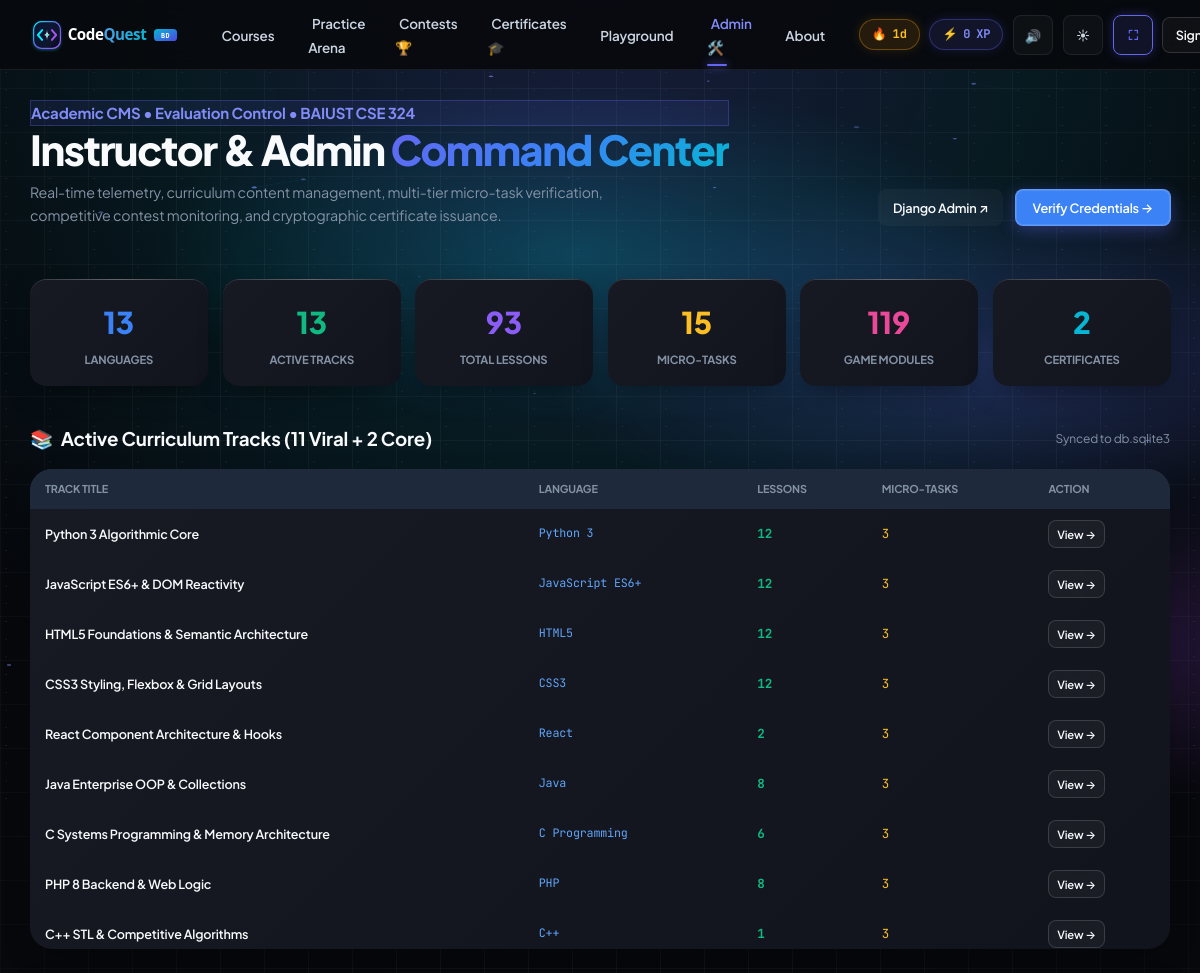
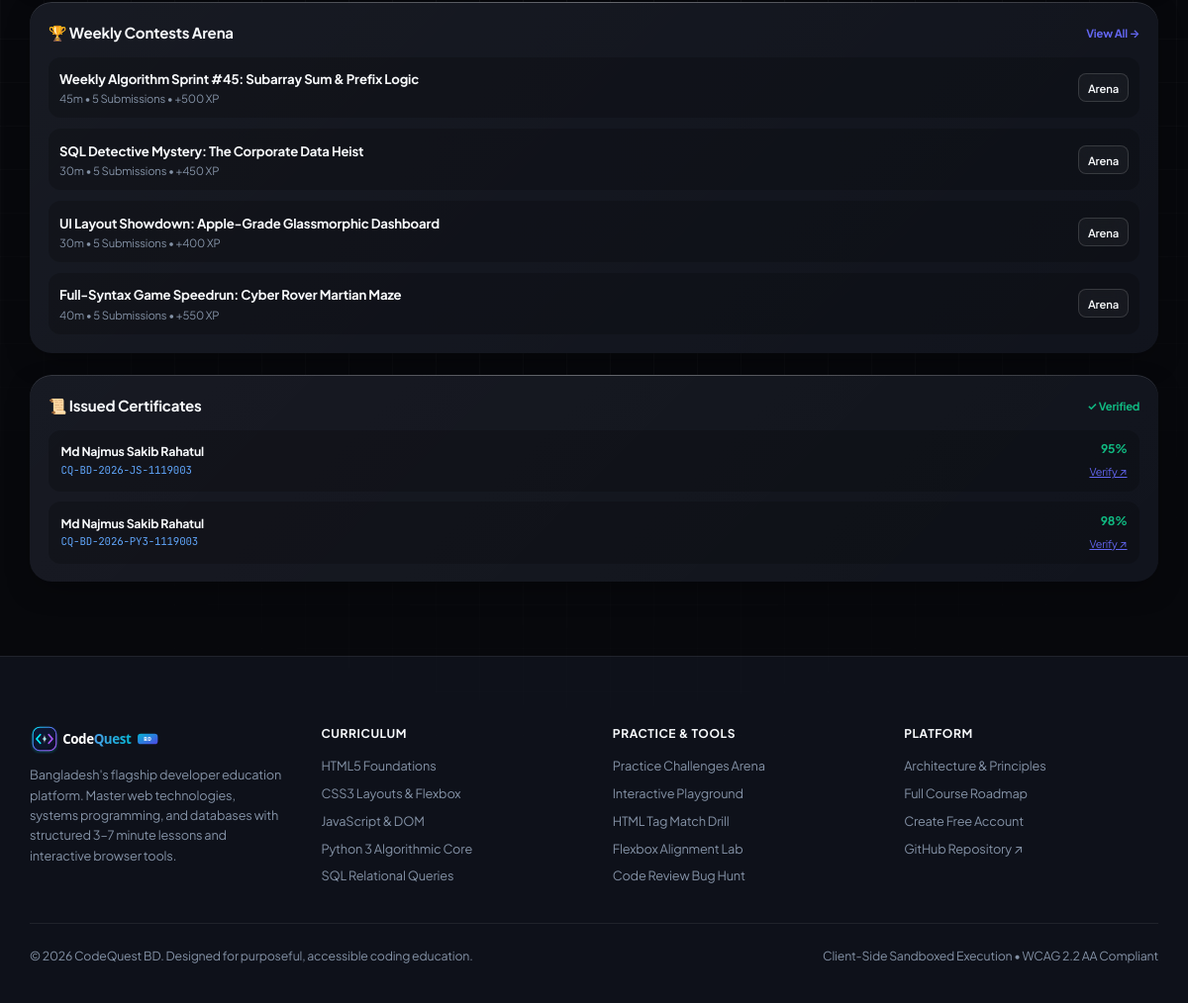
Page /admin-panel/ on the committed database (2 pictures, top to bottom).
### learn/models.py (models this page shows, shortened)
class Course(models.Model):
    language = models.ForeignKey(Language, on_delete=models.CASCADE, related_name="courses")
    title = models.CharField(max_length=160)
    slug = models.SlugField(max_length=160, unique=True)
    description = models.TextField()
    level = models.CharField(max_length=40, default="Beginner")
    order = models.PositiveIntegerField(default=0)
    xp_reward = models.PositiveIntegerField(default=200)
    class Meta:
        ordering = ["order", "id"]

class Language(models.Model):
    name = models.CharField(max_length=80, unique=True)
    slug = models.SlugField(max_length=80, unique=True)
    short_code = models.CharField(max_length=16, default="CODE")
    category = models.CharField(max_length=80, default="Core Foundations")
    summary = models.CharField(max_length=240)
    icon_svg = models.TextField(blank=True, default="")
    order = models.PositiveIntegerField(default=0)
    is_active = models.BooleanField(default=True)
    class Meta:
        ordering = ["order", "name"]

class Lesson(models.Model):
    EXECUTION_TYPES = [
        ("IFRAME", "HTML/CSS/JS Live Preview (Sandboxed iframe)"),
        ("PYODIDE", "Python 3 Client-Side WASM (Pyodide)"),
        ("SQL", "SQL Browser Database (sql.js WASM)"),
        ("PREDICT", "Predict the Output (C, Java, PHP, Bash)"),
        ("QUIZ", "Fill-the-Blank & Multiple Choice"),
    ]
    course = models.ForeignKey(Course, on_delete=models.CASCADE, related_name="lessons")
    title = models.CharField(max_length=200)
    slug = models.SlugField(max_length=200)
    order = models.PositiveIntegerField(default=1)
    est_minutes = models.PositiveIntegerField(default=5, help_text="Bite-sized duration (3-7 min)")
    xp = models.PositiveIntegerField(default=50)
    execution_type = models.CharField(max_length=20, choices=EXECUTION_TYPES, default="IFRAME")
    body_md = models.TextField(help_text="Short markdown explanation (max ~150 words + diagram/example)")
    diagram_svg = models.TextField(blank=True, default="", help_text="Optional clean inline SVG diagram")
    task_prompt = models.TextField(help_text="Clear single task description")
    starter_code = models.TextField(help_text="Initial code placed in editor")
    solution = models.TextField(help_text="Working solution code")
    tests_json = models.JSONField(
        default=list,
        blank=True,
        help_text="List of test checks: [{'id': 'c1', 'desc': 'Has <h1> tag', 'type': 'dom_exists', 'query': 'h1'}]"
    )
    hints_json = models.JSONField(
        default=list,
        blank=True,
        help_text="Hint ladder: ['Hint 1: Check your syntax', 'Hint 2: Use display: flex']"
    )
    tips_tricks = models.TextField(
        blank=True,
        default="",
        help_text="Pro Shortcuts, Interview Tips and Common Traps Memory Box"
    )
    full_syntax_game_slug = models.CharField(
        max_length=60,
        blank=True,
        default="",
        help_text="Slug of associated Full-Syntax Game"
    )
    class Meta:
        ordering = ["course__order", "order", "id"]
        unique_together = ("course", "slug")

class Contest(models.Model):
    CATEGORY_CHOICES = [
        ("ALGO_SPRINT", "Algorithm Sprint"),
        ("SQL_MYSTERY", "SQL Detective Mystery"),
        ("UI_SHOWDOWN", "UI Layout Showdown"),
        ("GAME_SPEEDRUN", "Full-Syntax Game Speedrun"),
    ]
    slug = models.SlugField(max_length=100, unique=True)
    title = models.CharField(max_length=160)
    category = models.CharField(max_length=40, choices=CATEGORY_CHOICES, default="ALGO_SPRINT")
    description = models.TextField()
    language_slug = models.CharField(max_length=40, default="python")
    duration_minutes = models.PositiveIntegerField(default=45)
    xp_reward = models.PositiveIntegerField(default=500)
    is_active = models.BooleanField(default=True)
    starts_at = models.DateTimeField(default=timezone.now)
    ends_at = models.DateTimeField()
    starter_code = models.TextField(blank=True, default="")
    solution_code = models.TextField(blank=True, default="")
    test_cases_json = models.JSONField(default=list, blank=True)
    class Meta:
        ordering = ["-is_active", "starts_at"]

class Certificate(models.Model):
    credential_id = models.CharField(max_length=64, unique=True, db_index=True)
    user = models.ForeignKey(User, on_delete=models.SET_NULL, null=True, blank=True, related_name="certificates")
    student_name = models.CharField(max_length=150)
    student_id_str = models.CharField(max_length=40, default="1119003")
    track_slug = models.CharField(max_length=80, db_index=True)
    track_title = models.CharField(max_length=160)
    mastery_score = models.PositiveIntegerField(default=96)
    issued_at = models.DateTimeField(default=timezone.now)
    is_verified = models.BooleanField(default=True)
    qr_data = models.TextField(blank=True, default="")
    class Meta:
        ordering = ["-issued_at"]

### learn/views.py (the view)
# urls.py: path("admin-panel/", views.admin_panel_view, name="admin_panel"),
def admin_panel_view(request):
    total_languages = Language.objects.count()
    total_courses = Course.objects.count()
    total_lessons = Lesson.objects.count()
    total_micro_tasks = MicroTask.objects.count()
    total_games = Game.objects.count()
    total_contests = Contest.objects.count()
    total_certificates = Certificate.objects.count()
    courses = Course.objects.select_related("language").prefetch_related("lessons__micro_tasks").all()
    contests = Contest.objects.prefetch_related("submissions").all()
    recent_certificates = Certificate.objects.all()[:10]
    return render(
        request,
        "learn/admin_panel.html",
        {
            "total_languages": total_languages,
            "total_courses": total_courses,
            "total_lessons": total_lessons,
            "total_micro_tasks": total_micro_tasks,
            "total_games": total_games,
            "total_contests": total_contests,
            "total_certificates": total_certificates,
            "courses": courses,
            "contests": contests,
            "certificates": recent_certificates,
        }
    )

### learn/context_processors.py (called while the page is built, shortened)
def global_stats(request):
    xp = 0
    streak = 1
    completed_ids = []
    return {
        "ADMIN_URL": getattr(settings, "ADMIN_URL", "hidden-core-cms"),
        "user_xp": xp,
        "user_streak": streak,
        "completed_lesson_ids": completed_ids,
        "nav_languages": Language.objects.filter(is_active=True).prefetch_related("courses")[:6],
    }

### templates/learn/admin_panel.html (shortened to what this page needs)
{% extends "base.html" %}
{% block content %}
<div class="shell shell-wide" style="padding-top: 2rem; padding-bottom: 5rem;">
  <div style="margin-bottom: 2rem; display: flex; flex-wrap: wrap; justify-content: space-between; align-items: flex-end; gap: 1rem; border-bottom: 1px solid var(--border-color); padding-bottom: 1.5rem;">
    <div>
      <div class="section-eyebrow-pill" style="background: rgba(99, 102, 241, 0.1); border: 1px solid rgba(99, 102, 241, 0.3);">
        <span style="color: #818cf8; font-weight: 700;">Academic CMS &bull; Evaluation Control &bull; BAIUST CSE 324</span>
      </div>
      <h1 style="font-size: clamp(2rem, 3.5vw, 2.75rem); font-weight: 800; color: var(--text-primary); letter-spacing: -0.035em; line-height: 1.15; margin: 0 0 0.5rem 0;">
        Instructor &amp; Admin <span style="background: linear-gradient(135deg, #6366f1 0%, #3b82f6 50%, #06b6d4 100%); -webkit-background-clip: text; -webkit-text-fill-color: transparent;">Command Center</span>
      </h1>
      <p style="font-size: 0.95rem; color: var(--text-muted); max-width: 650px; line-height: 1.6; margin: 0;">
        Real-time telemetry, curriculum content management, multi-tier micro-task verification, competitive contest monitoring, and cryptographic certificate issuance.
      </p>
    </div>
    <div style="display: flex; gap: 0.75rem;">
      <a href="/admin/" target="_blank" class="btn btn-ghost" style="font-size: 0.85rem; padding: 0.5rem 1rem; border: 1px solid var(--border-color);">
        Django Admin &nearr;
      </a>
      <a href="{% url 'certificates_hub' %}" class="btn btn-primary" style="font-size: 0.85rem; padding: 0.5rem 1.1rem; background: #3b82f6;">
        Verify Credentials &rarr;
      </a>
    </div>
  </div>
  <div style="display: grid; grid-template-columns: repeat(auto-fit, minmax(160px, 1fr)); gap: 1rem; margin-bottom: 2.5rem;">
    <div class="cq-card" style="padding: 1.25rem; border-radius: var(--radius-lg); text-align: center; border: 1px solid var(--border-color);">
      <div style="font-size: 2rem; font-weight: 800; color: #3b82f6;">{{ total_languages }}</div>
      <div style="font-size: 0.75rem; text-transform: uppercase; font-weight: 700; color: var(--text-muted); margin-top: 0.25rem;">
        Languages
      </div>
    </div>
    <div class="cq-card" style="padding: 1.25rem; border-radius: var(--radius-lg); text-align: center; border: 1px solid var(--border-color);">
      <div style="font-size: 2rem; font-weight: 800; color: #10b981;">{{ total_courses }}</div>
      <div style="font-size: 0.75rem; text-transform: uppercase; font-weight: 700; color: var(--text-muted); margin-top: 0.25rem;">
        Active Tracks
      </div>
    </div>
    <div class="cq-card" style="padding: 1.25rem; border-radius: var(--radius-lg); text-align: center; border: 1px solid var(--border-color);">
      <div style="font-size: 2rem; font-weight: 800; color: #8b5cf6;">{{ total_lessons }}</div>
      <div style="font-size: 0.75rem; text-transform: uppercase; font-weight: 700; color: var(--text-muted); margin-top: 0.25rem;">
        Total Lessons
      </div>
    </div>
    <div class="cq-card" style="padding: 1.25rem; border-radius: var(--radius-lg); text-align: center; border: 1px solid var(--border-color);">
      <div style="font-size: 2rem; font-weight: 800; color: #fbbf24;">{{ total_micro_tasks }}</div>
      <div style="font-size: 0.75rem; text-transform: uppercase; font-weight: 700; color: var(--text-muted); margin-top: 0.25rem;">
        Micro-Tasks
      </div>
    </div>
    <div class="cq-card" style="padding: 1.25rem; border-radius: var(--radius-lg); text-align: center; border: 1px solid var(--border-color);">
      <div style="font-size: 2rem; font-weight: 800; color: #ec4899;">{{ total_games }}</div>
      <div style="font-size: 0.75rem; text-transform: uppercase; font-weight: 700; color: var(--text-muted); margin-top: 0.25rem;">
        Game Modules
      </div>
    </div>
    <div class="cq-card" style="padding: 1.25rem; border-radius: var(--radius-lg); text-align: center; border: 1px solid var(--border-color);">
      <div style="font-size: 2rem; font-weight: 800; color: #06b6d4;">{{ total_certificates }}</div>
      <div style="font-size: 0.75rem; text-transform: uppercase; font-weight: 700; color: var(--text-muted); margin-top: 0.25rem;">
        Certificates
      </div>
    </div>
  </div>
  <div style="display: grid; grid-template-columns: 1fr; lg:grid-template-columns: 62% 38%; gap: 1.75rem;">
    <div>
      <div style="display: flex; justify-content: space-between; align-items: center; margin-bottom: 1rem;">
        <h2 style="font-size: 1.25rem; font-weight: 700; color: var(--text-primary); margin: 0; display: flex; align-items: center; gap: 0.5rem;">
          <span>📚</span> Active Curriculum Tracks (11 Viral + 2 Core)
        </h2>
        <span style="font-size: 0.8rem; color: var(--text-muted);">Synced to db.sqlite3</span>
      </div>
      <div class="cq-card" style="border-radius: var(--radius-xl); overflow: hidden; border: 1px solid var(--border-color); padding: 0;">
        <div style="overflow-x: auto; max-height: 480px;">
          <table style="width: 100%; border-collapse: collapse; text-align: left; font-size: 0.84rem;">
            <thead style="position: sticky; top: 0; z-index: 10;">
              <tr style="background: #1e293b; border-bottom: 1px solid var(--border-color); color: var(--text-muted); font-size: 0.72rem; text-transform: uppercase;">
                <th style="padding: 0.75rem 1rem;">Track Title</th>
                <th style="padding: 0.75rem 1rem;">Language</th>
                <th style="padding: 0.75rem 1rem;">Lessons</th>
                <th style="padding: 0.75rem 1rem;">Micro-Tasks</th>
                <th style="padding: 0.75rem 1rem;">Action</th>
              </tr>
            </thead>
            <tbody>
              {% for course in courses %}
              <tr style="border-bottom: 1px solid var(--border-color);">
                <td style="padding: 0.75rem 1rem; font-weight: 600; color: var(--text-primary);">
                  {{ course.title }}
                </td>
                <td style="padding: 0.75rem 1rem; color: #60a5fa; font-family: var(--font-mono); font-size: 0.78rem;">
                  {{ course.language.name }}
                </td>
                <td style="padding: 0.75rem 1rem; font-family: var(--font-mono); color: #10b981; font-weight: 700;">
                  {{ course.lessons.count }}
                </td>
                <td style="padding: 0.75rem 1rem; font-family: var(--font-mono); color: #fbbf24;">
                  {% with first_lesson=course.lessons.first %}
                    {{ first_lesson.micro_tasks.count|default:"3" }}
                  {% endwith %}
                </td>
                <td style="padding: 0.75rem 1rem;">
                  <a href="{% url 'course_detail' course.slug %}" class="btn btn-ghost" style="padding: 0.25rem 0.55rem; font-size: 0.75rem;">
                    View &rarr;
                  </a>
                </td>
              </tr>
              {% endfor %}
            </tbody>
          </table>
        </div>
      </div>
    </div>
    <div style="display: flex; flex-direction: column; gap: 1.5rem;">
      <div class="cq-card" style="border-radius: var(--radius-xl); padding: 1.25rem; border: 1px solid var(--border-color);">
        <h3 style="font-size: 1rem; font-weight: 700; color: var(--text-primary); margin: 0 0 0.85rem 0; display: flex; align-items: center; justify-content: space-between;">
          <span>🏆 Weekly Contests Arena</span>
          <a href="{% url 'contests_hub' %}" style="font-size: 0.75rem; color: var(--accent); text-decoration: none;">View All &rarr;</a>
        </h3>
        <div style="display: flex; flex-direction: column; gap: 0.75rem;">
          {% for ct in contests %}
          <div style="padding: 0.75rem; background: rgba(0,0,0,0.2); border-radius: var(--radius-md); border: 1px solid var(--border-color); display: flex; justify-content: space-between; align-items: center;">
            <div>
              <div style="font-weight: 700; font-size: 0.88rem; color: var(--text-primary);">{{ ct.title }}</div>
              <div style="font-size: 0.75rem; color: var(--text-muted);">
                {{ ct.duration_minutes }}m &bull; {{ ct.submissions.count }} Submissions &bull; +{{ ct.xp_reward }} XP
              </div>
            </div>
            <a href="{% url 'contest_detail' ct.slug %}" class="btn btn-ghost" style="font-size: 0.75rem; padding: 0.3rem 0.6rem;">
              Arena
            </a>
          </div>
          {% endfor %}
        </div>
      </div>
      <div class="cq-card" style="border-radius: var(--radius-xl); padding: 1.25rem; border: 1px solid var(--border-color);">
        <h3 style="font-size: 1rem; font-weight: 700; color: var(--text-primary); margin: 0 0 0.85rem 0; display: flex; align-items: center; justify-content: space-between;">
          <span>📜 Issued Certificates</span>
          <span style="font-size: 0.75rem; color: #10b981; font-weight: 700;">✓ Verified</span>
        </h3>
        <div style="display: flex; flex-direction: column; gap: 0.65rem;">
          {% for cert in certificates %}
          <div style="padding: 0.65rem 0.85rem; background: rgba(0,0,0,0.2); border-radius: var(--radius-md); border: 1px solid var(--border-color); display: flex; justify-content: space-between; align-items: center;">
            <div>
              <div style="font-size: 0.82rem; font-weight: 700; color: var(--text-primary);">{{ cert.student_name }}</div>
              <div style="font-family: var(--font-mono); font-size: 0.72rem; color: #60a5fa;">{{ cert.credential_id }}</div>
            </div>
            <div style="text-align: right;">
              <div style="font-size: 0.8rem; font-weight: 700; color: #10b981;">{{ cert.mastery_score }}%</div>
              <a href="/verify/{{ cert.credential_id }}/" target="_blank" style="font-size: 0.72rem; color: var(--accent); text-decoration: underline;">
                Verify &nearr;
              </a>
            </div>
          </div>
          {% endfor %}
        </div>
      </div>
    </div>
  </div>
</div>
{% endblock %}

### rows in the picture
Course: title "Python 3 Algorithmic Core", language.name "Python 3", lessons.count "12", lessons.first.micro_tasks.count "3"
Course: title "JavaScript ES6+ & DOM Reactivity", language.name "JavaScript ES6+", lessons.count "12", lessons.first.micro_tasks.count "3"
Course: title "HTML5 Foundations & Semantic Architecture", language.name "HTML5", lessons.count "12", lessons.first.micro_tasks.count "3"
Course: title "CSS3 Styling, Flexbox & Grid Layouts", language.name "CSS3", lessons.count "12", lessons.first.micro_tasks.count "3"
Course: title "React Component Architecture & Hooks", language.name "React", lessons.count "2", lessons.first.micro_tasks.count "3"
Course: title "Java Enterprise OOP & Collections", language.name "Java", lessons.count "8", lessons.first.micro_tasks.count "3"
Course: title "C Systems Programming & Memory Architecture", language.name "C Programming", lessons.count "6", lessons.first.micro_tasks.count "3"
Course: title "PHP 8 Backend & Web Logic", language.name "PHP", lessons.count "8", lessons.first.micro_tasks.count "3"
Course: title "C++ STL & Competitive Algorithms", language.name "C++", lessons.count "1", lessons.first.micro_tasks.count "3"
Contest: title "Weekly Algorithm Sprint #45: Subarray Sum & Prefix Logic", duration_minutes "45", submissions.count "5", xp_reward "500"
Contest: title "SQL Detective Mystery: The Corporate Data Heist", duration_minutes "30", submissions.count "5", xp_reward "450"
Contest: title "UI Layout Showdown: Apple-Grade Glassmorphic Dashboard", duration_minutes "30", submissions.count "5", xp_reward "400"
Contest: title "Full-Syntax Game Speedrun: Cyber Rover Martian Maze", duration_minutes "40", submissions.count "5", xp_reward "550"
Certificate: student_name "Md Najmus Sakib Rahatul", credential_id "CQ-BD-2026-JS-1119003", mastery_score "95"
Certificate: student_name "Md Najmus Sakib Rahatul", credential_id "CQ-BD-2026-PY3-1119003", mastery_score "98"

### other values in the picture
{{ user_streak }} "1"
{{ user_xp }} "0"
{{ total_languages }} "13"
{{ total_courses }} "13"
{{ total_lessons }} "93"
{{ total_micro_tasks }} "15"
{{ total_games }} "119"
{{ total_certificates }} "2"
